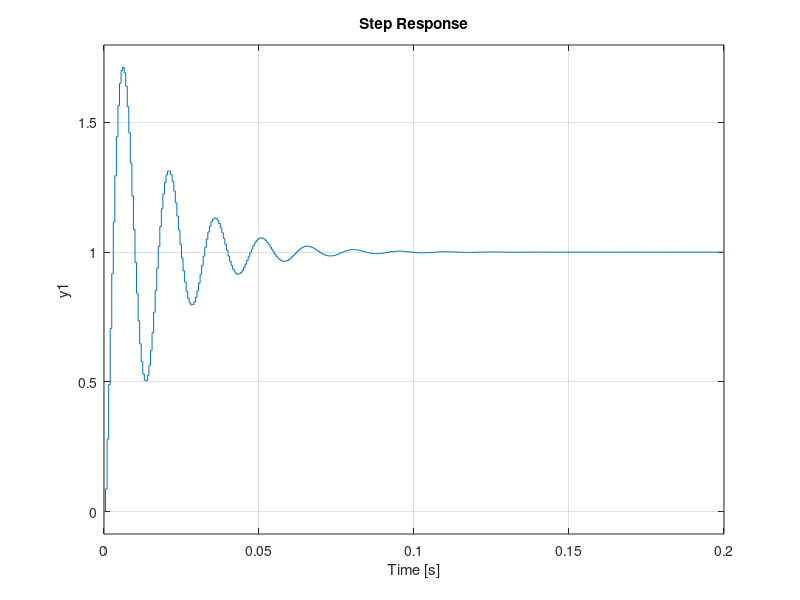

Recreate this plot in MATLAB. (Note: this script raises an error after producing the figure.)
clear; close all; clc;
s=tf('s');
z=tf('z',0.0005);

gz = 0.0049*(z+0.9853)/((z-1)*(z-0.957));
ftmfz = feedback(gz,1);
rlocus(ftmfz);

pidd=(18.06*z^2-30.67*z+13.05)/(z*(z-1))
controlado = feedback(pidd*gz,1);
step(controlado)
stepinfo(controlado)

Kp = 4.57;
Ki = 0.44;
Kd = 13.05;

% for i=1:-0.1:0
%     termo1=i*Kp+Ki+Kd;
%     termo2=i*Kp+2*Kd;
%     termo3=Kd;
%     pidd=(termo1*z^2-termo2*z+termo3)/(z*(z-1))
%     controlado = feedback(pidd*gz,1);
%     figure(i*10)
%     step(controlado)
%     stepinfo(controlado)
% end

KpLinha = Kp*0.5;
j=0
% for i=1:0.2:6
%     j=j+1
%     termo1=KpLinha+Ki+i*Kd;
%     termo2=KpLinha+2*i*Kd;
%     termo3=i*Kd;
%     pidd=(termo1*z^2-termo2*z+termo3)/(z*(z-1))
%     controlado = feedback(pidd*gz,1);
%     figure(j)
%     step(controlado)
%     stepinfo(controlado)
% end
KdLinha = Kd*3;

termo1=KpLinha+Ki+KdLinha;
termo2=KpLinha+2*KdLinha;
termo3=KdLinha;
pidd=(termo1*z^2-termo2*z+termo3)/(z*(z-1))
controlado = feedback(pidd*gz,1);
figure(2)
step(controlado)
stepinfo(controlado)

figure(3)
t = 0:0.0005:2;
step(ftmfz)
lsim(ftmfz,t,t)

